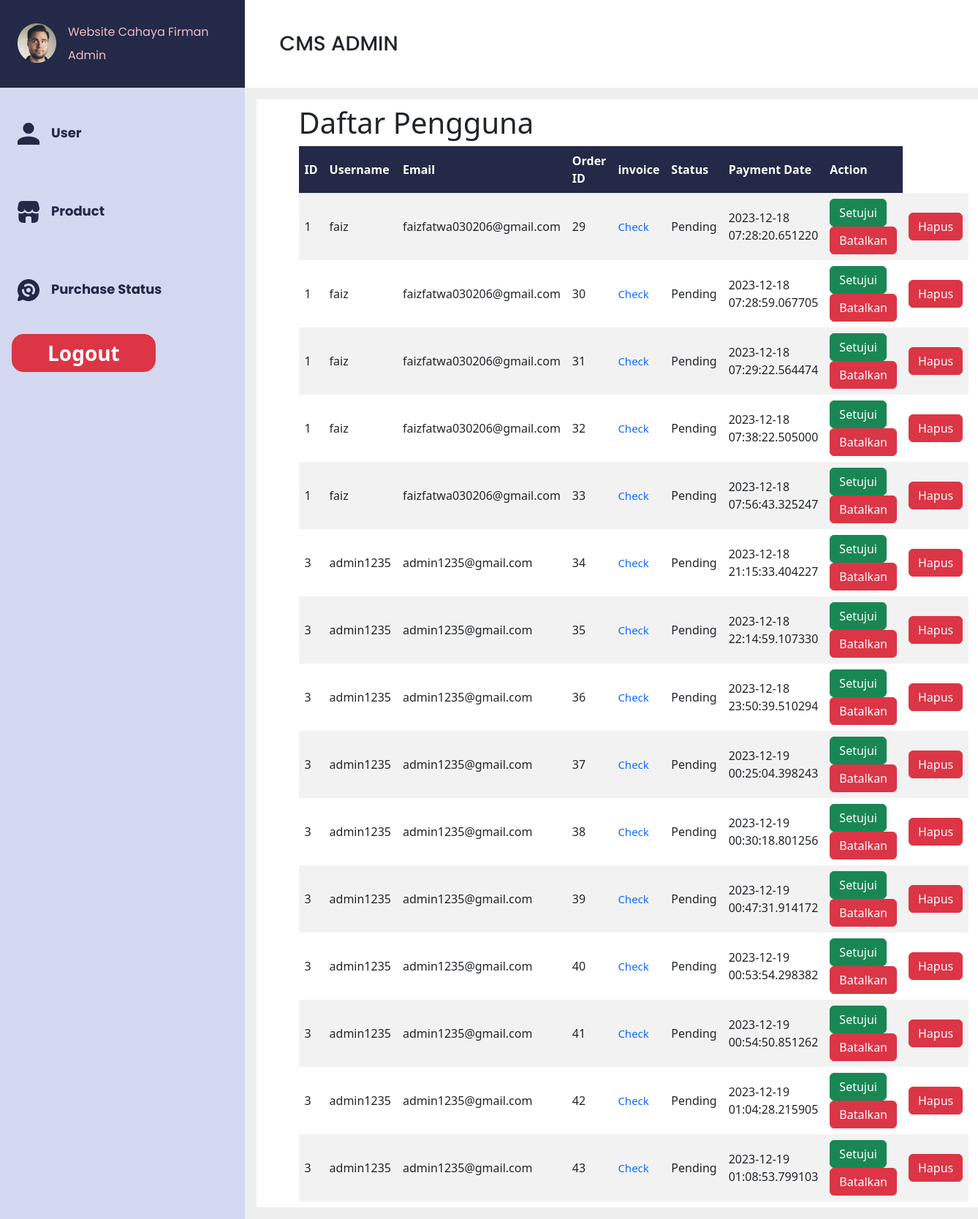
Before: /admin_status (signed in) with the older database file.
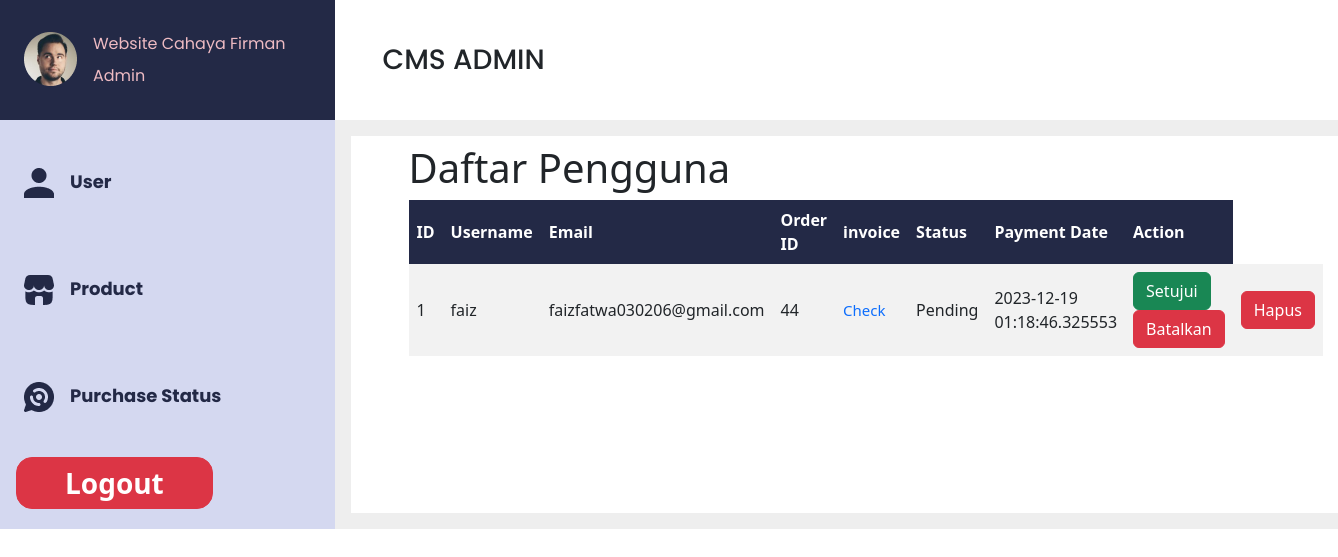
After: the same page with the newer database file.
### models/order_detail.py (models this page shows)
class Order_detail(db.Model):
    __tablename__ = 'order_detail'
    id_order = db.Column(db.Integer, primary_key=True)
    total = db.Column(db.Float)
    order_status = db.Column(db.String(100))
    id_payment = db.Column(db.Integer, db.ForeignKey('payment_detail.id_payment', name='fk_oDetail_payment'))
    id_session = db.Column(db.Integer, db.ForeignKey('session.id_session', name='fk_oDetail_session'))
    payment_detail = db.relationship('Payment_detail', back_populates='order_detail')
    session = db.relationship('session', back_populates='Order_detail')

### models/shopping_session.py (models this page shows)
class session(db.Model):
    id_session = db.Column(db.Integer, primary_key=True)
    id_user = db.Column(db.Integer, db.ForeignKey('user.id_user'), nullable=False)
    is_active = db.Column(db.Boolean, default=True)
    order_items = db.relationship('Order_items', back_populates='session')
    user = relationship("User", backref="session")
    Order_detail = relationship("Order_detail", back_populates="session", uselist=False)

### models/user.py (models this page shows, shortened)
class User(db.Model, UserMixin):
    id_user = db.Column(db.Integer, primary_key=True)
    username = db.Column(db.String(20), nullable=False, unique=True)
    email = db.Column(db.String(120), nullable=False, unique=True)
    password = db.Column(db.String(80), nullable=False)
    fullname = db.Column(db.String(60), nullable=True, unique=False)
    gender = db.Column(db.CHAR(1), nullable=True, unique=False)
    telephone = db.Column(db.Integer, nullable=True, unique=False)
    address = db.Column(db.String(60), nullable=True, unique=False)
    is_admin = db.Column(db.Boolean, default=False)

### models/payment_detail.py (models this page shows)
class Payment_detail(db.Model):
    __tablename__ = 'payment_detail'
    id_payment = db.Column(db.Integer, primary_key=True)
    amount = db.Column(db.Integer)
    payment_method = db.Column(db.String(100))
    bank_name = db.Column(db.String(100))
    account_number = db.Column(db.String(100))
    payment_date = db.Column(db.DateTime, default=datetime.utcnow)
    order_detail = db.relationship('Order_detail', back_populates='payment_detail')

### app.py (the view)
@app.route('/admin_status')
@admin_required
def admin_status():
    orders = Order_detail.query.join(Payment_detail).all()
    return render_template("admin_status.html", orders=orders)

### app.py (called while the page is built)
def admin_required(func):
    @wraps(func)
    def decorated_view(*args, **kwargs):
        if not current_user.is_authenticated or not current_user.is_admin:
            flash("You need to log in as an admin to access this page.", "danger")
            return redirect(url_for('loginadmin'))
        return func(*args, **kwargs)
    return decorated_view

@login_manager.user_loader
def load_user(user_id):
    return User.query.get(int(user_id))

### templates/admin_status.html (shortened to what the changed rows need)
<!DOCTYPE html>
<html lang="en">
<head>
    <link rel="stylesheet" type="text/css" href="{{ url_for('static', filename='css/crud_admin.css') }}">
    <link href="https://cdn.jsdelivr.net/npm/bootstrap@5.3.2/dist/css/bootstrap.min.css" rel="stylesheet"
>
</head>
<body>
    <div class="d-flex bd-highlight">
        <div class="bd-highlight d-flex p-3 w-100" style="flex: 0 0 75%; background-color: #eeeeee;">
            <div class="d-flex flex-column bd-highlight w-100" style="background-color: white;">
                <div class="p-2 bd-highlight me-3 w-100">
                    <h1>Daftar Pengguna</h1>
                    <table>
                        <tr>
                            <th>ID</th>
                            <th>Username</th>
                            <th>Email</th>
                            <th>Order ID</th>
                            <th>invoice</th>
                            <th>Status</th>
                            <th>Payment Date</th>
                            <th>Action</th>
                            <th style="background-color:rgba(0, 0, 0, 0);"></th>
                        </tr>
                        {% for order in orders %}
                        <tr>
                            <td>{{ order.session.id_user }}</td>
                            {% if order.session %}
                            <td>{{ order.session.user.username }}</td>
                            <td>{{ order.session.user.email }}</td>
                        {% else %}
                            <td>N/A</td>
                            <td>N/A</td>
                        {% endif %}
                            <td>{{ order.id_order }}</td>
                            <td><a href="{{ url_for('view_invoice', payment_id=order.id_payment) }}">Check</a></td>
                            <td>
                                {{ order.order_status }}
                            </td>
                            <td>{{ order.payment_detail.payment_date }}</td>
                            <td id="action">
                                <form action="{{ url_for('approve_payment', payment_id=order.id_payment) }}" method="POST">
                                    <button type="submit" class="btn btn-success">Setujui</button>
                                </form>
                                <form action="{{ url_for('disapprove_payment', payment_id=order.id_payment) }}" method="POST">
                                    <button type="submit" class="btn btn-danger">Batalkan</button>
                                </form>
                            </td>
                            <td style="background-color:rgba(0, 0, 0, 0);">
                                <form action="{{ url_for('delete_order', payment_id=order.id_payment) }}" method="POST">
                                    <button type="submit" class="btn btn-danger">Hapus</button>
                                </form>
                            </td>
                        </tr>
                        {% endfor %}
                    </table>
                </div>
            </div>
        </div>
    </div>
</body>
</html>

Changed rows visible on the page:
removed Order_detail: session.id_user "1", session.user.username "faiz", session.user.email "faizfatwa030206@gmail.com", id_order "29", order_status "Pending", payment_detail.payment_date "2023-12-18 07:28:20.651220"
removed Order_detail: session.id_user "1", session.user.username "faiz", session.user.email "faizfatwa030206@gmail.com", id_order "30", order_status "Pending", payment_detail.payment_date "2023-12-18 07:28:59.067705"
removed Order_detail: session.id_user "1", session.user.username "faiz", session.user.email "faizfatwa030206@gmail.com", id_order "31", order_status "Pending", payment_detail.payment_date "2023-12-18 07:29:22.564474"
removed Order_detail: session.id_user "1", session.user.username "faiz", session.user.email "faizfatwa030206@gmail.com", id_order "32", order_status "Pending", payment_detail.payment_date "2023-12-18 07:38:22.505000"
removed Order_detail: session.id_user "1", session.user.username "faiz", session.user.email "faizfatwa030206@gmail.com", id_order "33", order_status "Pending", payment_detail.payment_date "2023-12-18 07:56:43.325247"
removed Order_detail: session.id_user "3", session.user.username "admin1235", session.user.email "admin1235@gmail.com", id_order "34", order_status "Pending", payment_detail.payment_date "2023-12-18 21:15:33.404227"
removed Order_detail: session.id_user "3", session.user.username "admin1235", session.user.email "admin1235@gmail.com", id_order "35", order_status "Pending", payment_detail.payment_date "2023-12-18 22:14:59.107330"
removed Order_detail: session.id_user "3", session.user.username "admin1235", session.user.email "admin1235@gmail.com", id_order "36", order_status "Pending", payment_detail.payment_date "2023-12-18 23:50:39.510294"
removed Order_detail: session.id_user "3", session.user.username "admin1235", session.user.email "admin1235@gmail.com", id_order "37", order_status "Pending", payment_detail.payment_date "2023-12-19 00:25:04.398243"
removed Order_detail: session.id_user "3", session.user.username "admin1235", session.user.email "admin1235@gmail.com", id_order "38", order_status "Pending", payment_detail.payment_date "2023-12-19 00:30:18.801256"
removed Order_detail: session.id_user "3", session.user.username "admin1235", session.user.email "admin1235@gmail.com", id_order "39", order_status "Pending", payment_detail.payment_date "2023-12-19 00:47:31.914172"
removed Order_detail: session.id_user "3", session.user.username "admin1235", session.user.email "admin1235@gmail.com", id_order "40", order_status "Pending", payment_detail.payment_date "2023-12-19 00:53:54.298382"
removed Order_detail: session.id_user "3", session.user.username "admin1235", session.user.email "admin1235@gmail.com", id_order "41", order_status "Pending", payment_detail.payment_date "2023-12-19 00:54:50.851262"
removed Order_detail: session.id_user "3", session.user.username "admin1235", session.user.email "admin1235@gmail.com", id_order "42", order_status "Pending", payment_detail.payment_date "2023-12-19 01:04:28.215905"
removed Order_detail: session.id_user "3", session.user.username "admin1235", session.user.email "admin1235@gmail.com", id_order "43", order_status "Pending", payment_detail.payment_date "2023-12-19 01:08:53.799103"
added Order_detail: session.id_user "1", session.user.username "faiz", session.user.email "faizfatwa030206@gmail.com", id_order "44", order_status "Pending", payment_detail.payment_date "2023-12-19 01:18:46.325553"
